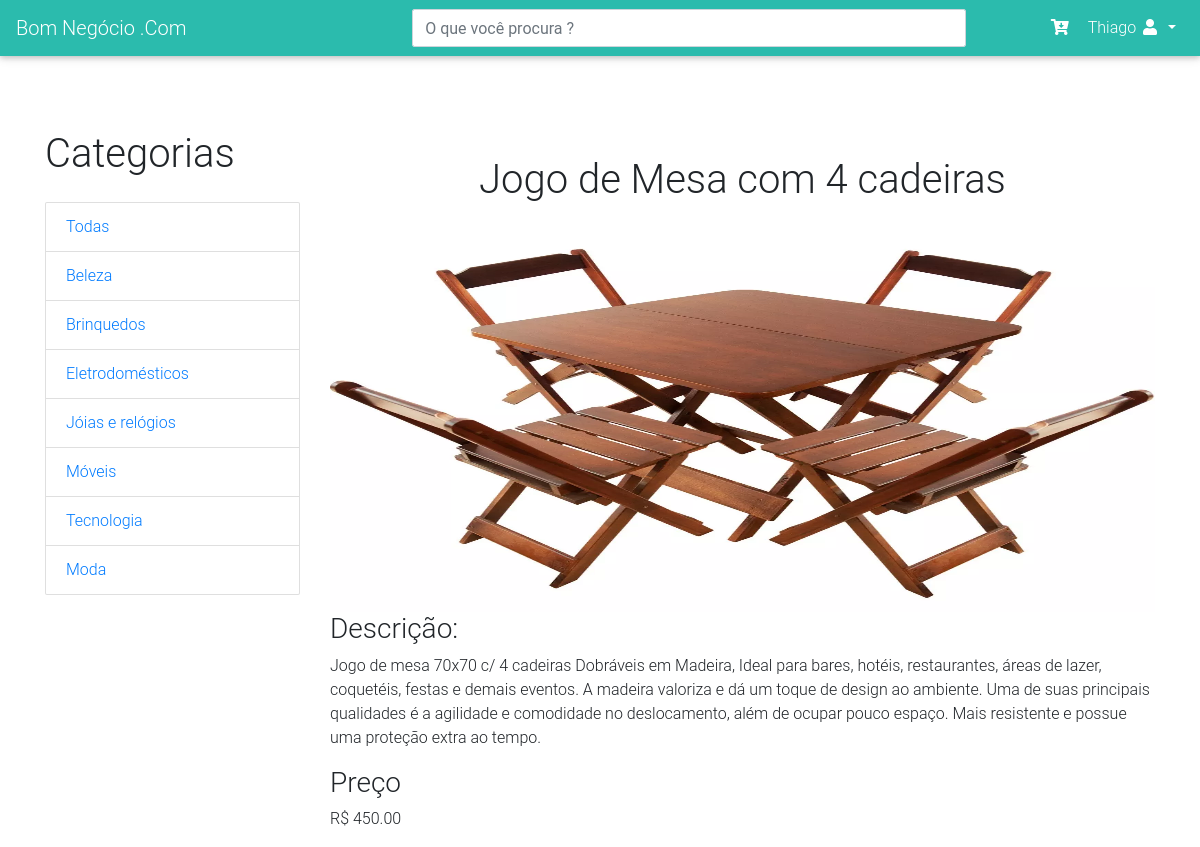
The page /detalhes/13 (signed in) on the database its author committed.
### loja/models.py (models this page shows, shortened)
class Categoria(models.Model):
    nome = models.CharField(max_length=20)
    imgPath = models.ImageField(null=True, upload_to='img/category')
    class Meta:
        verbose_name_plural = 'Categorias'

class Anuncio(models.Model):
    titulo = models.CharField(max_length=100)
    descricao = models.TextField(max_length=1000)
    preco = models.DecimalField(max_digits=7, decimal_places=2)
    imgPath = models.ImageField(null=True, upload_to='img/', default='', blank=True)
    categoria = models.ForeignKey(Categoria, on_delete=models.CASCADE)
    usuario = models.ForeignKey(User, on_delete=models.CASCADE,  null=True, blank=True)
    class Meta:
        verbose_name_plural = 'Anuncios'

### loja/views.py (the view)
# urls.py: path('detalhes/<int:pk>', detalhes_anuncio, name='url_detalhes_anuncio'),
@login_required(login_url='url_index')
def detalhes_anuncio(request, pk):
    dados = {}
    dados['anuncios'] = Anuncio.objects.filter(pk = pk)
    dados['categorias'] = Categoria.objects.all()
    dados['usuario'] = request.user
    return render(request, 'loja/detalhes_anuncio.html', dados)

### loja/templates/loja/detalhes_anuncio.html
{% extends 'loja/menu.html' %}
{% load static %}
{% block content %}
    <div class="container">
    <div class="row">
        <div class="col-lg-3">
            <h1 class="my-4">Categorias</h1>
            <div class="list-group">
                <a href="{% url  'url_home' %}" class="list-group-item"> Todas</a>
                {% for categoria in categorias %}
                    <a href="{% url 'url_listar_por_categoria' categoria.id %}" class="list-group-item">{{ categoria.nome }} </a>
                {%endfor%}
            </div>
          </div>
        <div class="col-lg-9">
            {% for anuncio in anuncios %}
                <h1 style="text-align: center; margin-top: 50px;" >{{ anuncio.titulo }}</h1>
                <img class="img-detalhes" src="{{anuncio.imgPath.url}}">
                <div>
                    <h3>Descrição: </h3>
                    <p>{{ anuncio.descricao }} </p>
                </div>
                <div>
                    <h3>Preço</h3>
                    <p>R$ {{ anuncio.preco }}</p>
                </div>
            {% endfor %}
        </div>
    </div>
    </div>
{% endblock %}

### loja/templates/loja/menu.html (shortened to what this page needs)
{% load static %}
<!doctype html>
<html lang="en">
<head>
    <link rel="stylesheet" href="https://stackpath.bootstrapcdn.com/bootstrap/4.3.1/css/bootstrap.min.css">
    <link rel="stylesheet" href=" {% static 'css/style.css' %} ">
    <link rel="stylesheet" href=" {% static 'css/mdb.min.css' %} ">
    <link rel="stylesheet" href="https://cdnjs.cloudflare.com/ajax/libs/font-awesome/5.8.2/css/all.css">
</head>
<body>
    <nav class="mb-1 navbar navbar-expand-lg navbar-dark default-color">
      <a class="navbar-brand" href="{% url 'url_home' %}">Bom Negócio .Com</a>
      {% if usuario.id %}
      <div class="col-md-6">
        <form action="{% url 'url_pesquisa_filtrada' %}" method="POST">
          <input name="chave" class="form-control" type="text" placeholder="O que você procura ?" aria-label="Search">
        </form>
      </div>
      {% endif %}
      <div class="collapse navbar-collapse" id="navbarSupportedContent-333">
        <ul class="navbar-nav ml-auto nav-flex-icons">
            <li class="nav-item ">
            <a class="nav-link" href="#">
              <i class="fas fa-cart-arrow-down"></i>
            </a>
          </li>
          <li class="nav-item dropdown">
            <a class="nav-link dropdown-toggle" id="navbarDropdownMenuLink-333" data-toggle="dropdown"
              aria-haspopup="true" aria-expanded="false">
              {% if usuario.id %} {{  usuario }} {% endif %} <i class="fas fa-user"> </i>
            </a>
          </li>
        </ul>
      </div>
    </nav>
    {% block content %}
    {% endblock %}
</body>
</html>

### loja/static/css/style.css (style rules this page uses)
.form-control, .btn { min-height: 38px; border-radius: 2px; }
nav.mb-1.navbar.navbar-expand-lg.navbar-dark.default-color { margin-bottom: 50px !important; }
.img-detalhes { width: 100%; height: 400px; }

### rows shown on the page
Categoria: nome "Beleza"
Categoria: nome "Brinquedos"
Categoria: nome "Eletrodomésticos"
Categoria: nome "Jóias e relógios"
Categoria: nome "Móveis"
Categoria: nome "Tecnologia"
Categoria: nome "Moda"
Anuncio: titulo "Jogo de Mesa com 4 cadeiras", imgPath (picture), descricao "Jogo de mesa 70x70 c/ 4 cadeiras Dobráveis em Madeira, Ideal para bares, hotéis, restaurantes, áreas de lazer, coquetéis, festas e demais eventos. A madeira valoriza e dá um toque de design ao ambiente. Uma de suas principais qualidades é a agilidade e comodidade no deslocamento, além de ocupar pouco espaço. Mais resistente e possue uma proteção extra ao tempo.", preco "450.00"

### other values the page prints
{{ usuario }} "Thiago"
